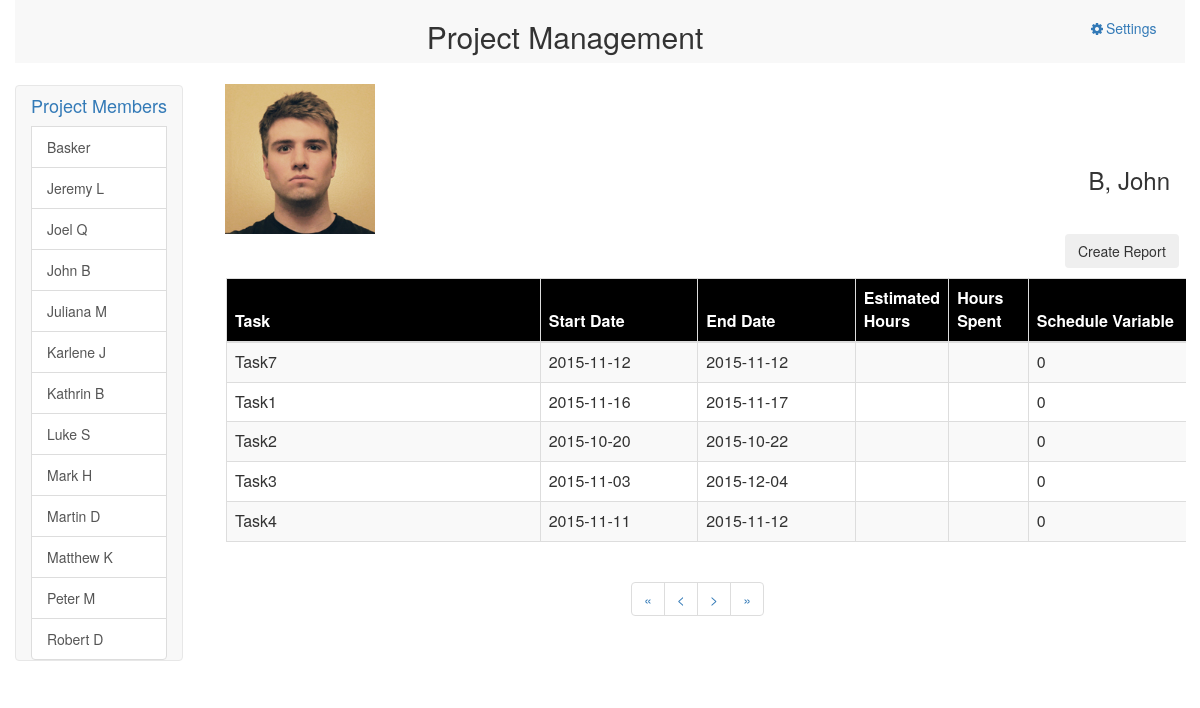
/?member_id=1334, run on the app's committed database.
### tables this page shows
CREATE TABLE IF NOT EXISTS `members` (
  `id` int(11) NOT NULL,
  `name` varchar(25) NOT NULL,
  `profile_pic` varchar(100) NOT NULL
);

CREATE TABLE IF NOT EXISTS `tasks` (
  `id` int(11) NOT NULL,
  `member_id` int(11) NOT NULL,
  `task_name` varchar(100) NOT NULL,
  `start_date` date NOT NULL,
  `end_date` date NOT NULL,
  `estimated_hours` varchar(11) NOT NULL,
  `hours_spent` varchar(11) NOT NULL
);

### index.php (the view, shortened to what this page needs)
<html>
    <head>
        <link rel="stylesheet" href="css/bootstrap.css">
        <link rel="stylesheet" href="css/bootstrap.min.css">
        <link rel="stylesheet" href="css/local.css">
        <link rel="stylesheet" href="font-awesome/css/font-awesome.min.css"  type="text/css">
    </head>
    <body>
       <div id="container-fluid" class="container">
           <div id="header" class="row navbar-default ">
              <div id="title" class="text-center col-md-10 ">
                   <h2>Project Management</h2>
              </div>
              <div id="setting" class="col-md-2">
                  <a href="blank.html"><i class="fa fa-fw fa-gear"></i>Settings</a>
              </div>
           </div>
           <div id="down" class="row">
            <div id="projectmember"class="col-md-2">
            <div class=" col-sm-2 row navbar-collapse navbar-ex1-collapse">
                <div class="sidebar-nav">
                  <div class="navbar navbar-default" role="navigation">
                     <div class="navbar-collapse collapse sidebar-navbar-collapse">
                      <ul class="nav">
                          <li><h4><a class="active">Project Members</a></h4></li>
                          <?php
                            $member_id=0;
                            if(isset($_GET['member_id'])&&$_GET['member_id']>0){
                             $member_id=$_GET['member_id'];
                           }
                            $sql_query="SELECT * FROM members";
                            $result_set=mysql_query($sql_query);
                            $path="";
                            $member_name="";
                            if(mysql_num_rows($result_set)>0)
                            {
                                  while($row=mysql_fetch_assoc($result_set))
                              {
                                if($member_id==$row['id']){
                                  $path=$row['profile_pic'];
                                  $member_name=$row['name'];
                                }
                              ?>
                              <a href="?member_id=<?php echo $row['id'] ?>" class="list-group-item <?php echo ($row['id']==$member_id)?"selected_mem":""; ?>">
                                <?php echo $row['name']; ?>
                              </a>
                                <?php
                              }
                            }
                            $page_id=0;
                            $q = $page_id*5;
                            $sql_query="SELECT * FROM `tasks` where member_id=$member_id LIMIT $q,5";
                            $result_set=mysql_query($sql_query);
                          ?>
                       </ul>
                     </div>
                  </div>
                </div>
              </div>
              </div>
             <div id="data" class="col-md-10">
                 <div id="picname" class="row ">
                    <div id="pic" class="col-md-6 ">
                        <?php if(!empty($path)):?>
                        <img src="<?php echo $path;?>" style="width:150px;height:150px;">
                        <?php endif; ?>
                    </div>
                    <div id="name" class="col-md-6 " ><?php
                        if(!empty($member_name)){
                              $member_name=explode(" ", $member_name);
                              if(count($member_name)==1){
                                 echo "<h3 class='pull-right'>".$member_name[0]."</h3>";
                              }
                              else{
                              echo "<h3 class='pull-right'>".$member_name[1].", ".$member_name[0]."</h3>";
                             }
                             }
                        ?>
                     </div>
                 </div>
                  <div id="report" >
                        <button id="button"type="button" class="btn" >Create Report</button>
                     </div>
                 <div id="table" >
                    <div class="table-responsive">
                        <table class="table table-bordered table-striped">
                            <thead>
                                <tr>
                                    <th class="col-lg-4" bgcolor="black"><font color="white">Task</font></th>
                                    <th class="col-lg-2" bgcolor="black"><font color="white">Start Date</font></th>
                                    <th class="col-lg-2" bgcolor="black"><font color="white">End Date</font></th>
                                    <th class="col-lg-1" bgcolor="black"><font color="white">Estimated Hours</font></th>
                                    <th class="col-lg-1" bgcolor="black"><font color="white">Hours Spent</font></th>
                                    <th class="col-lg-2" bgcolor="black"><font color="white">Schedule Variable</font></th>
                                 </tr>
                            </thead>
                            <tbody>
                            <?php
                                if(mysql_num_rows($result_set)>0)
                                {
                                      while($row=mysql_fetch_assoc($result_set))
                                  {
                                  ?>
                                 <tr>
                                    <td><?php echo $row['task_name'] ?></td>
                                    <td><?php echo $row['start_date'] ?></td>
                                    <td><?php echo $row['end_date'] ?></td>
                                    <td><?php echo $row['estimated_hours'] ?></td>
                                    <td><?php echo $row['hours_spent'] ?></td>
                                    <td><?php echo $row['estimated_hours'] - $row['hours_spent']?></td>
                                </tr>
                                    <?php
                                  }
                                }
                            ?>
                            </tbody>
                        </table>
                    </div>
                 </div>
                 <div id="pagination" align="center" >
                       <ul class = "pagination ">
                         <li><a href = "?member_id=<?php echo $member_id;?>&page_id=0">&laquo;</a></li>
                         <li><a href = "?member_id=<?php echo $member_id;?>&page_id=<?php echo $page_id-1;?>">&lt;</a></li>
                         <li><a href = "?member_id=<?php echo $member_id;?>&page_id=<?php echo $page_id+1;?>">&gt;</a></li>
                         <li><a href = "?member_id=<?php echo $member_id;?>&page_id=last">&raquo;</a></li>
                       </ul>
                 </div>
             </div>
           </div>
       </div>
    </body>
</html>

### css/local.css (style rules this page uses)
#title { padding-left: 10em; }
#setting { float: left; padding-top: 18px; padding-left: 7em; word-wrap: break-word; }
#table { margin-right: -16px; }
#projectmember { padding-left: 0px; margin-top: 22px; }
#pic { padding-top: 20px; margin-top: 1px; }
#name { margin-top: 6em; }
#report { margin-bottom: 10px; padding-left: 60em; }

### data on the page
members: name "Basker"
members: name "Jeremy L"
members: name "Joel Q"
members: name "John B", profile_pic (picture), name "B", name "John"
members: name "Juliana M"
members: name "Karlene J"
members: name "Kathrin B"
members: name "Luke S"
members: name "Mark H"
members: name "Martin D"
members: name "Matthew K"
members: name "Peter M"
members: name "Robert D"
tasks: task_name "Task7", start_date "2015-11-12", end_date "2015-11-12", $row['estimated_hours'] - $row['hours_spent'] "0"
tasks: task_name "Task1", start_date "2015-11-16", end_date "2015-11-17", $row['estimated_hours'] - $row['hours_spent'] "0"
tasks: task_name "Task2", start_date "2015-10-20", end_date "2015-10-22", $row['estimated_hours'] - $row['hours_spent'] "0"
tasks: task_name "Task3", start_date "2015-11-03", end_date "2015-12-04", $row['estimated_hours'] - $row['hours_spent'] "0"
tasks: task_name "Task4", start_date "2015-11-11", end_date "2015-11-12", $row['estimated_hours'] - $row['hours_spent'] "0"
